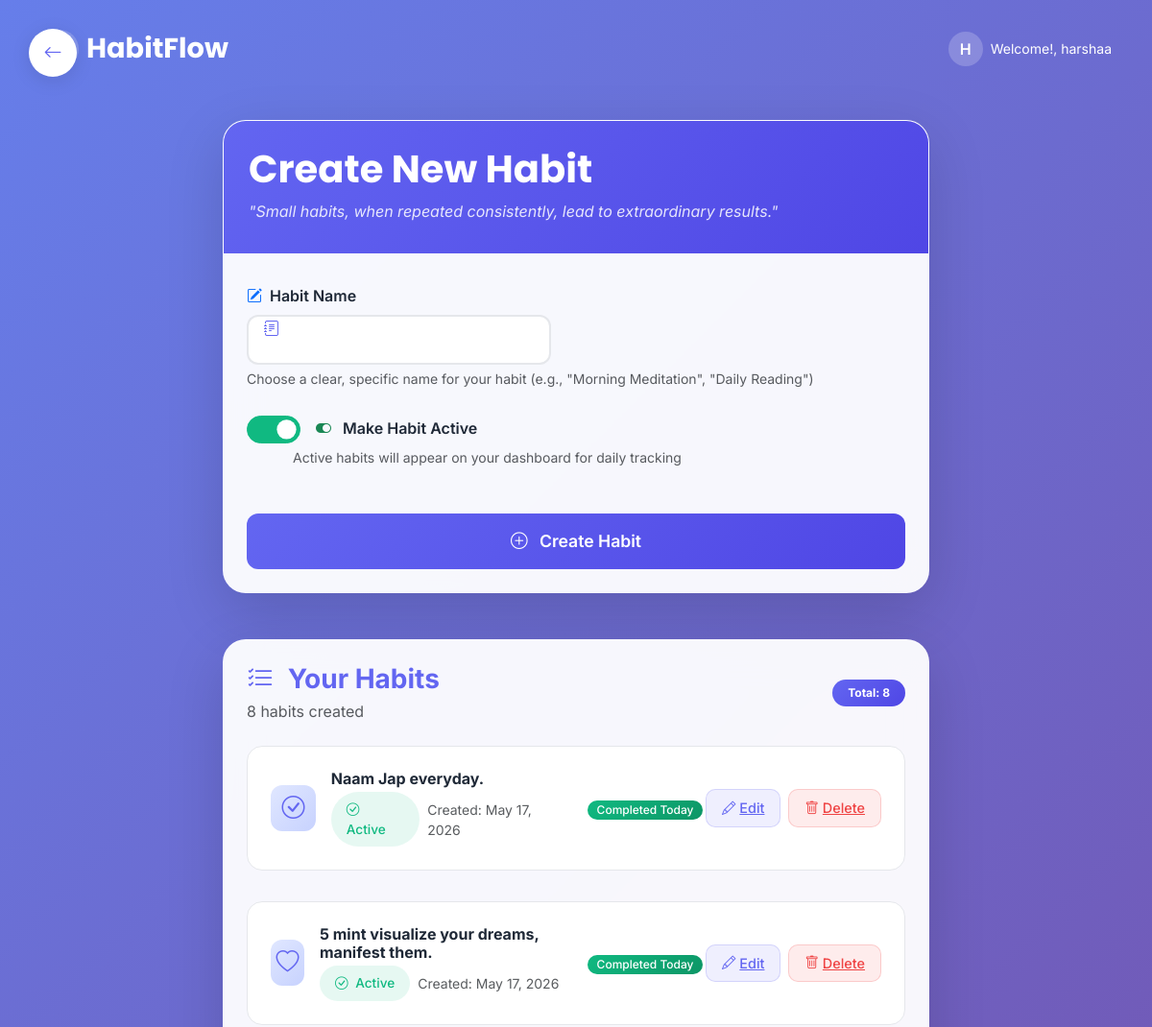
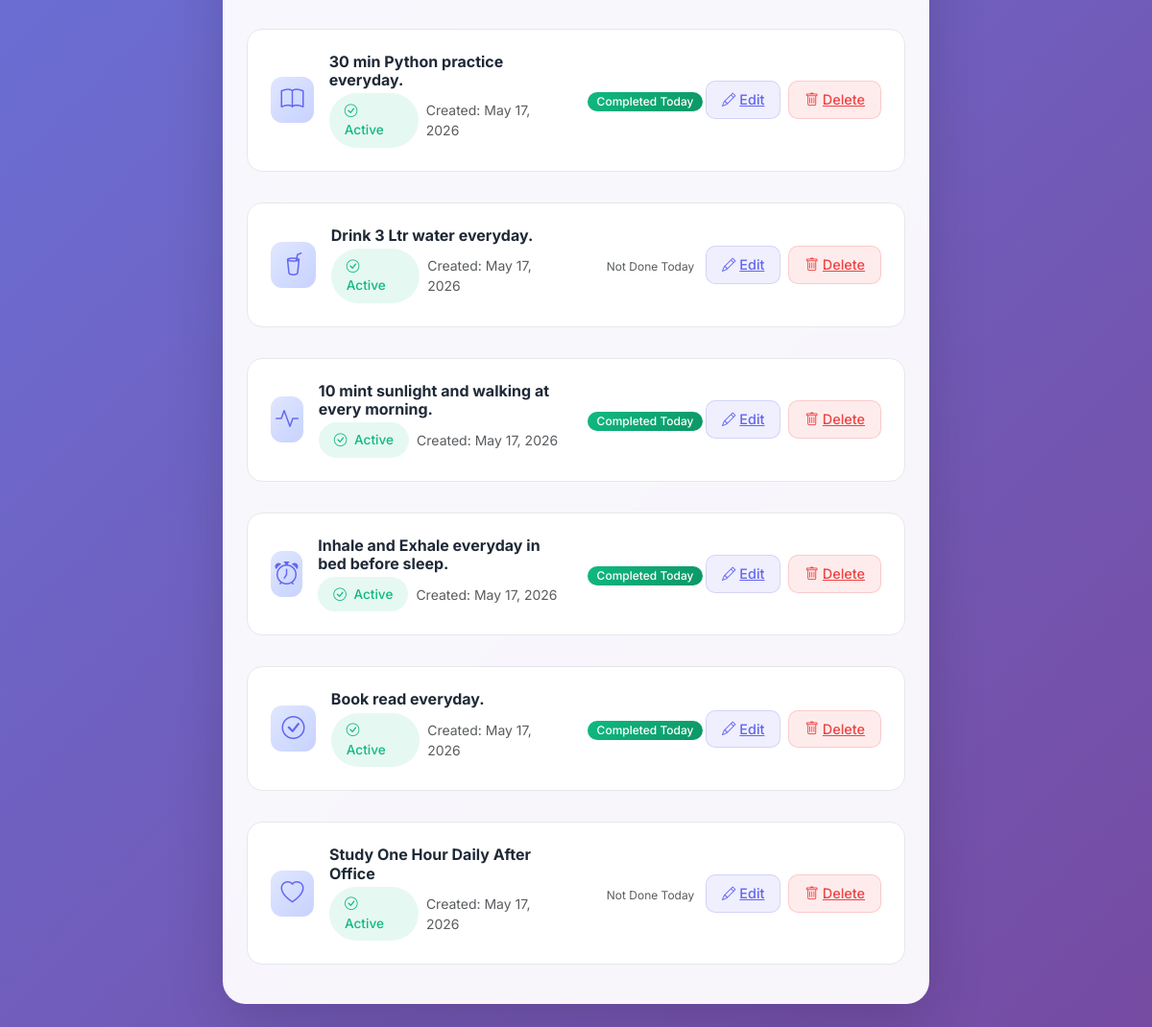
/add/ (signed in), run on the app's committed database (2 pictures, top to bottom).
### Home/models.py (models this page shows, shortened)
class Habit(models.Model):
    user = models.ForeignKey(User, on_delete=models.CASCADE)
    name = models.CharField(max_length=50)
    created_at = models.DateTimeField(auto_now_add=True)
    is_active = models.BooleanField(default=True)

### Home/views.py (the view)
# urls.py: path("add/",views.tracker,name='Habbit Tracker'),
@login_required
def tracker(request):
    today = timezone.localdate()
    if request.method == 'POST':
        form = HabitForm(request.POST, initial={'user': request.user})
        if form.is_valid():
            habit_name = form.cleaned_data['name']
            if Habit.objects.filter(user=request.user, name__iexact=habit_name).exists():
                messages.error(request, 'Habit Already exists!')
            else:
                habit = form.save(commit=False)
                habit.user = request.user
                habit.save()
                messages.success(request, "Record Added successfully!")
            return redirect('Habbit Tracker')
        else:
            messages.warning(request, 'Kindly fill the form correctly!')
    else:
        form = HabitForm(initial={'user': request.user})
    user_habits = Habit.objects.filter(user=request.user)
    today_records = HabitRecord.objects.filter(
        habit__in=user_habits,
        date=today,
        status=True
    )
    done_today = set(today_records.values_list('habit_id', flat=True))
    return render(request, 'home.html', {
        'form': form,
        'user_habits': user_habits,
        'done_today': done_today,
    })

### Home/forms.py (shortened to what this page needs)
class HabitForm(forms.ModelForm):
    class Meta:
        model=Habit
        fields=['name','is_active']

### Home/templatetags/form_tags.py (called while the page is built)
@register.filter(name='add_class')
def add_class(field, css_class):
    return field.as_widget(attrs={"class": css_class})

### Home/templates/home.html (shortened to what this page needs)
{% load form_tags %}
<!DOCTYPE html>
<html lang="en">
<head>
    <link href="https://cdn.jsdelivr.net/npm/bootstrap@5.3.2/dist/css/bootstrap.min.css" rel="stylesheet">
    <link rel="stylesheet" href="https://cdn.jsdelivr.net/npm/bootstrap-icons@1.11.1/font/bootstrap-icons.css">
</head>
<body>
<div class="floating-back">
    <a href="{% url 'dashboard' %}" class="floating-back-btn" title="Back to Dashboard">
        <i class="bi bi-arrow-left" style="font-size: 1.2rem;"></i>
    </a>
</div>
<nav class="navbar py-4">
    <div class="container">
        <a class="navbar-brand d-flex align-items-center gap-2" href="{% url 'dashboard' %}">
            <div class="rounded-circle d-flex align-items-center justify-content-center"
                 style="width: 40px; height: 40px; background: rgba(255, 255, 255, 0.2);">
            </div>
            <span>HabitFlow</span>
        </a>
        <div class="d-flex align-items-center gap-3">
            {% if user.is_authenticated %}
                <div class="d-flex align-items-center gap-2">
                    <div class="rounded-circle d-flex align-items-center justify-content-center"
                         style="width: 36px; height: 36px; background: rgba(255, 255, 255, 0.2);">
                        <span class="text-white fw-semibold">{{ user.username|first|upper }}</span>
                    </div>
                    <div class="text-white small d-none d-md-block">
                        Welcome!, {{ user.username|truncatechars:15 }}
                    </div>
                </div>
            {% endif %}
        </div>
    </div>
</nav>
<main class="container py-4">
    <div class="row justify-content-center">
        <div class="col-lg-8">
            <div class="glass-form-card p-4 mb-5">
                <div class="form-header">
                    <h1 class="form-title">Create New Habit</h1>
                    <p class="motivation-text">
                        "Small habits, when repeated consistently, lead to extraordinary results."
                    </p>
                </div>
                <form method="post" novalidate class="mt-2">
                    <div class="mb-4">
                        <label class="form-label fw-semibold mb-2 d-flex align-items-center gap-2">
                            <i class="bi bi-pencil-square text-primary"></i>
                            Habit Name
                        </label>
                        <div class="input-group">
                            <span class="input-group-icon">
                                <i class="bi bi-journal-text"></i>
                            </span>
                            {{ form.name|add_class:"form-control-custom" }}
                        </div>
                        <div class="form-text mt-1">
                            Choose a clear, specific name for your habit (e.g., "Morning Meditation", "Daily Reading")
                        </div>
                    </div>
                    <div class="mb-5">
                        <div class="form-check form-switch form-switch-custom d-flex align-items-center gap-3">
                            {{ form.is_active|add_class:"form-check-input" }}
                            <label class="form-check-label fw-semibold">
                                <i class="bi bi-toggle-on text-success me-2"></i>
                                Make Habit Active
                            </label>
                        </div>
                        <div class="form-text mt-1 ms-5">
                            Active habits will appear on your dashboard for daily tracking
                        </div>
                    </div>
                    <button type="submit" class="btn-submit">
                        <i class="bi bi-plus-circle me-2"></i>
                        Create Habit
                    </button>
                </form>
            </div>
            {% if user_habits %}
                <div class="glass-form-card p-4">
                    <div class="d-flex justify-content-between align-items-center mb-4">
                        <div>
                            <h3 class="form-label fw-bold mb-1" style="color: var(--primary);">
                                <i class="bi bi-list-check me-2"></i>
                                Your Habits
                            </h3>
                            <p class="text-muted mb-0">{{ user_habits|length }} habit{{ user_habits|length|pluralize }} created</p>
                        </div>
                        <span class="badge rounded-pill" style="background: linear-gradient(135deg, var(--primary), var(--primary-dark)); padding: 0.5rem 1rem;">
                            Total: {{ user_habits|length }}
                        </span>
                    </div>
                    <div class="row g-3">
                        {% for habit in user_habits %}
                            <div class="col-12">
                                <div class="habit-card">
                                    <div class="row align-items-center">
                                        <div class="col-md-6">
                                            <div class="d-flex align-items-center gap-3">
                                                <div class="habit-icon">
                                                    <i class="bi bi-{% cycle 'check-circle' 'heart' 'book' 'cup-straw' 'activity' 'alarm' %}"></i>
                                                </div>
                                                <div>
                                                    <h6 class="fw-bold mb-1">{{ habit.name }}</h6>
                                                    <div class="d-flex align-items-center gap-2">
                                                        <span class="habit-status {% if habit.is_active %}active{% else %}inactive{% endif %}">
                                                            <i class="bi bi-{% if habit.is_active %}check-circle{% else %}pause-circle{% endif %} me-1"></i>
                                                            {% if habit.is_active %}Active{% else %}Inactive{% endif %}
                                                        </span>
                                                        <span class="text-muted small">
                                                            Created: {{ habit.created_at|date:"M d, Y" }}
                                                        </span>
                                                    </div>
                                                </div>
                                            </div>
                                        </div>
                                        <div class="col-md-3">
                                            <div class="text-center">
                                                {% if habit.id in done_today %}
                                                    <span class="badge rounded-pill"
                                                        style="
                                                            background: linear-gradient(135deg, var(--success), #0d9666);
                                                            padding: 0.25rem 0.6rem;
                                                            font-size: 0.75rem;
                                                            font-weight: 500;
                                                            margin-right: 44px;   /* ← KEY FIX */
                                                            display: inline-block;
                                                        ">
                                                        Completed Today
                                                    </span>
                                                {% else %}
                                                    <span class="text-muted"
                                                        style="font-size: 0.75rem; margin-right: 10px;">
                                                        Not Done Today
                                                    </span>
                                                {% endif %}
                                            </div>
                                        </div>
                                        <div class="col-md-3">
                                            <div class="d-flex justify-content-end gap-2">
                                                <a href="{% url 'tracker_edit' habit.id %}"
                                                   class="action-btn edit d-flex align-items-center gap-1">
                                                    <i class="bi bi-pencil"></i>
                                                    <span class="d-none d-md-inline">Edit</span>
                                                </a>
                                                <a href="{% url 'delete_habit' habit.id %}"
                                                   class="action-btn delete d-flex align-items-center gap-1"
                                                   onclick="return confirm('Are you sure you want to delete \"{{ habit.name }}\"?');">
                                                    <i class="bi bi-trash"></i>
                                                    <span class="d-none d-md-inline">Delete</span>
                                                </a>
                                            </div>
                                        </div>
                                    </div>
                                </div>
                            </div>
                        {% endfor %}
                    </div>
                </div>
            {% endif %}
        </div>
    </div>
</main>
<link rel="stylesheet" href="https://cdnjs.cloudflare.com/ajax/libs/animate.css/4.1.1/animate.min.css"/>
</body>
</html>

### Home/templates/home.html (style rules this page uses)
:root { --primary: #6366f1; --primary-dark: #4f46e5; --success: #10b981; --danger: #ef4444; --warning: #f59e0b; --light: #f8fafc; --dark: #1f2937; --card-bg: rgba(255, 255, 255, 0.95); }
body { font-family: 'Inter', sans-serif; background: linear-gradient(135deg, #667eea 0%, #764ba2 100%); min-height: 100vh; color: var(--dark); }
.navbar-brand { font-family: 'Poppins', sans-serif; font-weight: 700; font-size: 1.8rem; color: white; }
.glass-form-card { background: var(--card-bg); backdrop-filter: blur(20px); border-radius: 24px; box-shadow: 0 20px 60px rgba(0, 0, 0, 0.15); border: 1px solid rgba(255, 255, 255, 0.3); overflow: hidden; }
.form-header { background: linear-gradient(135deg, var(--primary), var(--primary-dark)); padding: 2rem; margin: -30px -30px 2rem -30px; border-radius: 24px 24px 0 0; }
.form-title { font-family: 'Poppins', sans-serif; font-weight: 700; color: white; margin: 0; }
.motivation-text { color: rgba(255, 255, 255, 0.85); font-style: italic; margin: 0.5rem 0 0 0; }
.form-control-custom { border: 2px solid #e5e7eb; border-radius: 12px; padding: 0.75rem 1rem; font-size: 1rem; transition: all 0.3s ease; background: white; }
.input-group-icon { background: white; border: 2px solid #e5e7eb; border-right: none; border-radius: 12px 0 0 12px; color: var(--primary); padding: 0 1rem; }
.input-group .form-control-custom { border-left: none; border-radius: 0 12px 12px 0; }
.form-switch-custom .form-check-input { width: 3.5em; height: 1.8em; border-color: #d1d5db; cursor: pointer; }
.form-switch-custom .form-check-input:checked { background-color: var(--success); border-color: var(--success); }
.btn-submit { background: linear-gradient(135deg, var(--primary), var(--primary-dark)); border: none; border-radius: 12px; padding: 1rem 2rem; font-weight: 600; font-size: 1.1rem; transition: all 0.3s ease; width: 100%; color: white; position: relative; overflow: hidden; }
.habit-card { background: white; border-radius: 16px; border: 1px solid #e5e7eb; padding: 1.5rem; margin-bottom: 1rem; transition: all 0.3s ease; }
.habit-status { padding: 0.5rem 1rem; border-radius: 50px; font-weight: 500; font-size: 0.85rem; }
.habit-status.active { background: rgba(16, 185, 129, 0.1); color: var(--success); }
.action-btn { padding: 0.5rem 1rem; border-radius: 10px; font-weight: 500; font-size: 0.9rem; transition: all 0.2s ease; }
.action-btn.edit { background: rgba(99, 102, 241, 0.1); color: var(--primary); border: 1px solid rgba(99, 102, 241, 0.2); }
.action-btn.delete { background: rgba(239, 68, 68, 0.1); color: var(--danger); border: 1px solid rgba(239, 68, 68, 0.2); }
.floating-back { position: fixed; top: 30px; left: 30px; z-index: 1000; }
.floating-back-btn { background: white; border: none; border-radius: 50px; width: 50px; height: 50px; display: flex; align-items: center; justify-content: center; box-shadow: 0 4px 20px rgba(0, 0, 0, 0.1); transition: all 0.3s ease; color: var(--primary); text-decoration: none; }
.habit-icon { width: 48px; height: 48px; border-radius: 12px; background: linear-gradient(135deg, #e0e7ff, #c7d2fe); display: flex; align-items: center; justify-content: center; color: var(--primary); font-size: 1.5rem; }

### data on the page
Habit: name "Naam Jap everyday.", is_active True (drawn), created_at "May 17, 2026", shows "Completed Today"
Habit: name "5 mint visualize your dreams, manifest them.", is_active True (drawn), created_at "May 17, 2026", shows "Completed Today"
Habit: name "30 min Python practice everyday.", is_active True (drawn), created_at "May 17, 2026", shows "Completed Today"
Habit: name "Drink 3 Ltr water everyday.", is_active True (drawn), created_at "May 17, 2026", shows "Not Done Today"
Habit: name "10 mint sunlight and walking at every morning.", is_active True (drawn), created_at "May 17, 2026", shows "Completed Today"
Habit: name "Inhale and Exhale everyday in bed before sleep.", is_active True (drawn), created_at "May 17, 2026", shows "Completed Today"
Habit: name "Book read everyday.", is_active True (drawn), created_at "May 17, 2026", shows "Completed Today"
Habit: name "Study One Hour Daily After Office", is_active True (drawn), created_at "May 17, 2026", shows "Not Done Today"

### other printed values
{{ user.username|first|upper }} "H"
{{ user.username|truncatechars:15 }} "harshaa"
{{ user_habits|length }} "8"
